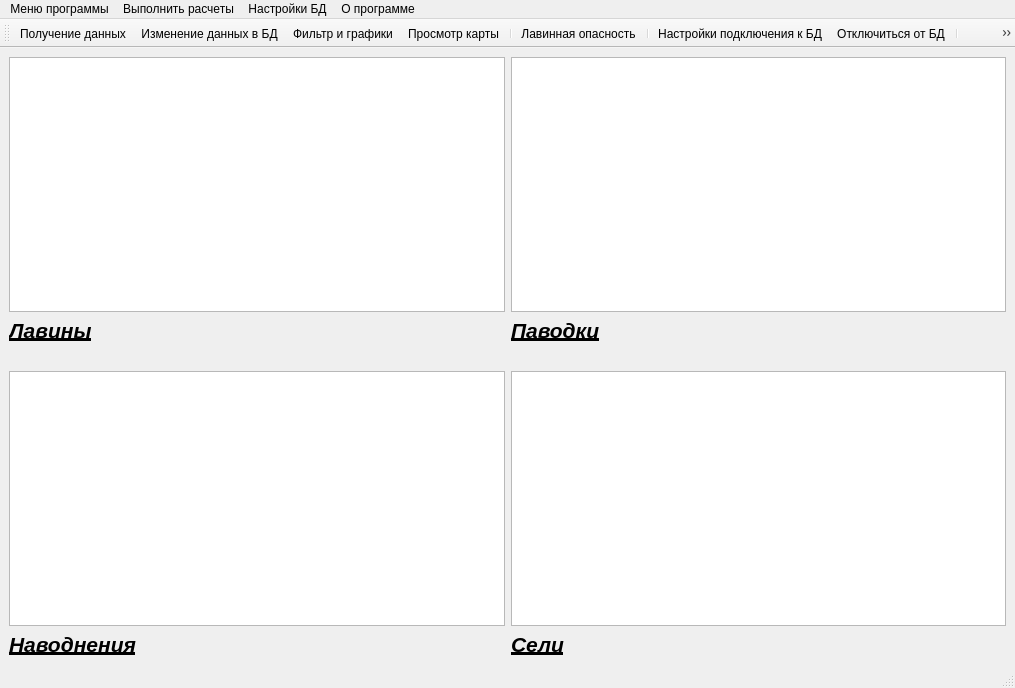
<?xml version="1.0" encoding="UTF-8"?>
<ui version="4.0">
 <class>MainWindow</class>
 <widget class="QMainWindow" name="MainWindow">
  <property name="geometry">
   <rect>
    <x>0</x>
    <y>0</y>
    <width>1015</width>
    <height>688</height>
   </rect>
  </property>
  <property name="windowTitle">
   <string>Гидрометеорологические параметры</string>
  </property>
  <property name="windowIcon">
   <iconset resource="resource.qrc">
    <normaloff>:/rec/img/ico.ico</normaloff>:/rec/img/ico.ico</iconset>
  </property>
  <widget class="QWidget" name="centralwidget">
   <layout class="QGridLayout" name="gridLayout">
    <item row="4" column="1">
     <widget class="QGraphicsView" name="graphicsView_4">
      <property name="styleSheet">
       <string notr="true">border-image: url(:/rec/img/seli.png);</string>
      </property>
     </widget>
    </item>
    <item row="5" column="1">
     <widget class="QLabel" name="label_4">
      <property name="font">
       <font>
        <pointsize>16</pointsize>
        <weight>75</weight>
        <italic>true</italic>
        <bold>true</bold>
        <underline>true</underline>
       </font>
      </property>
      <property name="text">
       <string>Сели</string>
      </property>
     </widget>
    </item>
    <item row="4" column="0">
     <widget class="QGraphicsView" name="graphicsView_3">
      <property name="styleSheet">
       <string notr="true">border-image: url(:/rec/img/flood.png);</string>
      </property>
     </widget>
    </item>
    <item row="1" column="1">
     <widget class="QGraphicsView" name="graphicsView_2">
      <property name="styleSheet">
       <string notr="true">border-image: url(:/rec/img/floodShema.png);</string>
      </property>
     </widget>
    </item>
    <item row="2" column="0">
     <widget class="QLabel" name="label">
      <property name="font">
       <font>
        <pointsize>16</pointsize>
        <weight>75</weight>
        <italic>true</italic>
        <bold>true</bold>
        <underline>true</underline>
       </font>
      </property>
      <property name="text">
       <string>Лавины</string>
      </property>
     </widget>
    </item>
    <item row="5" column="0">
     <widget class="QLabel" name="label_3">
      <property name="font">
       <font>
        <pointsize>16</pointsize>
        <weight>75</weight>
        <italic>true</italic>
        <bold>true</bold>
        <underline>true</underline>
       </font>
      </property>
      <property name="text">
       <string>Наводнения</string>
      </property>
     </widget>
    </item>
    <item row="2" column="1">
     <widget class="QLabel" name="label_2">
      <property name="font">
       <font>
        <pointsize>16</pointsize>
        <weight>75</weight>
        <italic>true</italic>
        <bold>true</bold>
        <underline>true</underline>
       </font>
      </property>
      <property name="text">
       <string>Паводки</string>
      </property>
     </widget>
    </item>
    <item row="3" column="0" colspan="2">
     <spacer name="verticalSpacer">
      <property name="orientation">
       <enum>Qt::Vertical</enum>
      </property>
      <property name="sizeType">
       <enum>QSizePolicy::Maximum</enum>
      </property>
      <property name="sizeHint" stdset="0">
       <size>
        <width>20</width>
        <height>22</height>
       </size>
      </property>
     </spacer>
    </item>
    <item row="1" column="0">
     <widget class="QGraphicsView" name="graphicsView">
      <property name="styleSheet">
       <string notr="true">border-image: url(:/rec/img/avalanche.png);</string>
      </property>
     </widget>
    </item>
   </layout>
  </widget>
  <widget class="QMenuBar" name="menubar">
   <property name="geometry">
    <rect>
     <x>0</x>
     <y>0</y>
     <width>1015</width>
     <height>22</height>
    </rect>
   </property>
   <widget class="QMenu" name="menuGMProgramm">
    <property name="title">
     <string>Меню программы</string>
    </property>
    <addaction name="btn_get_data"/>
    <addaction name="btn_change"/>
    <addaction name="FilterGrphBtn"/>
    <addaction name="buttonMap"/>
    <addaction name="btn_exit"/>
   </widget>
   <widget class="QMenu" name="menu">
    <property name="title">
     <string>Выполнить расчеты</string>
    </property>
    <addaction name="btn_avalanches"/>
   </widget>
   <widget class="QMenu" name="menu_2">
    <property name="title">
     <string>Настройки БД</string>
    </property>
    <addaction name="btn_setting_db"/>
    <addaction name="btn_del"/>
   </widget>
   <widget class="QMenu" name="aboutProg">
    <property name="title">
     <string>О программе</string>
    </property>
    <addaction name="developBtn"/>
    <addaction name="reference"/>
   </widget>
   <addaction name="menuGMProgramm"/>
   <addaction name="menu"/>
   <addaction name="menu_2"/>
   <addaction name="aboutProg"/>
  </widget>
  <widget class="QStatusBar" name="statusbar"/>
  <widget class="QToolBar" name="toolBar">
   <property name="windowTitle">
    <string>toolBar</string>
   </property>
   <attribute name="toolBarArea">
    <enum>TopToolBarArea</enum>
   </attribute>
   <attribute name="toolBarBreak">
    <bool>false</bool>
   </attribute>
   <addaction name="btn_get_data"/>
   <addaction name="btn_change"/>
   <addaction name="FilterGrphBtn"/>
   <addaction name="buttonMap"/>
   <addaction name="separator"/>
   <addaction name="btn_avalanches"/>
   <addaction name="separator"/>
   <addaction name="btn_setting_db"/>
   <addaction name="btn_del"/>
   <addaction name="separator"/>
   <addaction name="btn_exit"/>
  </widget>
  <action name="btn_get_data">
   <property name="icon">
    <iconset resource="resource.qrc">
     <normaloff>:/rec/img/get_data.png</normaloff>:/rec/img/get_data.png</iconset>
   </property>
   <property name="text">
    <string>Получение данных</string>
   </property>
  </action>
  <action name="btn_del">
   <property name="icon">
    <iconset resource="resource.qrc">
     <normaloff>:/rec/img/del_data.png</normaloff>:/rec/img/del_data.png</iconset>
   </property>
   <property name="text">
    <string>Отключиться от БД</string>
   </property>
  </action>
  <action name="btn_change">
   <property name="icon">
    <iconset resource="resource.qrc">
     <normaloff>:/rec/img/change.png</normaloff>:/rec/img/change.png</iconset>
   </property>
   <property name="text">
    <string>Изменение данных в БД</string>
   </property>
  </action>
  <action name="btn_exit">
   <property name="icon">
    <iconset resource="resource.qrc">
     <normaloff>:/rec/img/exit.png</normaloff>:/rec/img/exit.png</iconset>
   </property>
   <property name="text">
    <string>Выйти из программы</string>
   </property>
  </action>
  <action name="btn_avalanches">
   <property name="icon">
    <iconset resource="resource.qrc">
     <normaloff>:/rec/img/avalanches.png</normaloff>:/rec/img/avalanches.png</iconset>
   </property>
   <property name="text">
    <string>Лавинная опасность</string>
   </property>
  </action>
  <action name="btn_setting_db">
   <property name="icon">
    <iconset resource="resource.qrc">
     <normaloff>:/rec/img/settingDB.png</normaloff>:/rec/img/settingDB.png</iconset>
   </property>
   <property name="text">
    <string>Настройки подключения к БД</string>
   </property>
  </action>
  <action name="reference">
   <property name="text">
    <string>Справка</string>
   </property>
  </action>
  <action name="developBtn">
   <property name="text">
    <string>Разработчики</string>
   </property>
  </action>
  <action name="FilterGrphBtn">
   <property name="icon">
    <iconset resource="resource.qrc">
     <normaloff>:/rec/img/graphics.png</normaloff>:/rec/img/graphics.png</iconset>
   </property>
   <property name="text">
    <string>Фильтр и графики</string>
   </property>
  </action>
  <action name="buttonMap">
   <property name="icon">
    <iconset resource="resource.qrc">
     <normaloff>:/rec/img/map256.png</normaloff>:/rec/img/map256.png</iconset>
   </property>
   <property name="text">
    <string>Просмотр карты</string>
   </property>
  </action>
 </widget>
 <resources>
  <include location="resource.qrc"/>
 </resources>
 <connections/>
</ui>
